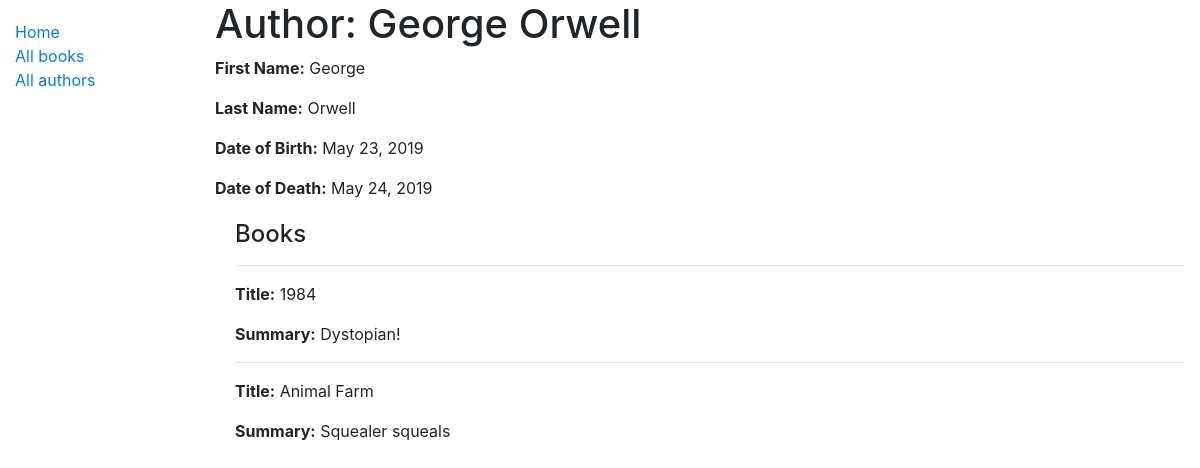
/catalog/author/2, run on the app's committed database.
### catalog/models.py (models this page shows, shortened)
class Author(models.Model):
    first_name = models.CharField(max_length=100)
    last_name = models.CharField(max_length=100)
    date_of_birth = models.DateField(null=True, blank=True)
    date_of_death = models.DateField('Died', null=True, blank=True)
    class Meta:
        ordering = ['last_name', 'first_name']

class Book(models.Model):
    title = models.CharField(max_length=200)
    author = models.ForeignKey('Author', on_delete=models.SET_NULL, null=True)
    summary = models.TextField(
        max_length=1000, help_text='Enter a brief description of the book')
    isbn = models.CharField(
        'ISBN', max_length=13, help_text='13 Character <a href="https://www.isbn-international.org/content/what-isbn">ISBN number</a>')
    genre = models.ManyToManyField(
        Genre, help_text='Select a genre for this book')
    language = models.ForeignKey(
        'Language', on_delete=models.SET_NULL, null=True)
    def display_genre(self):
        """Create a string for the Genre. This is required to display genre in Admin."""
        return ', '.join(genre.name for genre in self.genre.all()[:3])
    display_genre.short_description = 'Genre'

### catalog/views.py (the view)
# urls.py: path('author/<int:pk>', views.AuthorDetailView.as_view(), name='author-detail'),
class AuthorDetailView(generic.DetailView):
    model = Author

### catalog/templates/catalog/author_detail.html
{% extends "base_generic.html" %}
{% block content %}
<h1>Author: {{ author.first_name }} {{ author.last_name}}</h1>
<p><strong>First Name:</strong> {{ author.first_name }}</p>
<p><strong>Last Name:</strong> {{ author.last_name }}</p>
<p><strong>Date of Birth:</strong> {{ author.date_of_birth }}</p>
<p><strong>Date of Death:</strong> {{ author.date_of_death }}</p>
<div style="margin-left:20px;margin-top:20px">
    <h4>Books</h4>
    {% for copy in author.book_set.all %}
    <hr>
    <p><strong>Title:</strong> {{copy.title}}</p>
    <p><strong>Summary:</strong> {{copy.summary}}</p>
    {% endfor %}
</div>
{% endblock %}

### data on the page
Author: first_name "George", last_name "Orwell", date_of_birth "May 23, 2019", date_of_death "May 24, 2019"
Book: title "1984", summary "Dystopian!"
Book: title "Animal Farm", summary "Squealer squeals"
